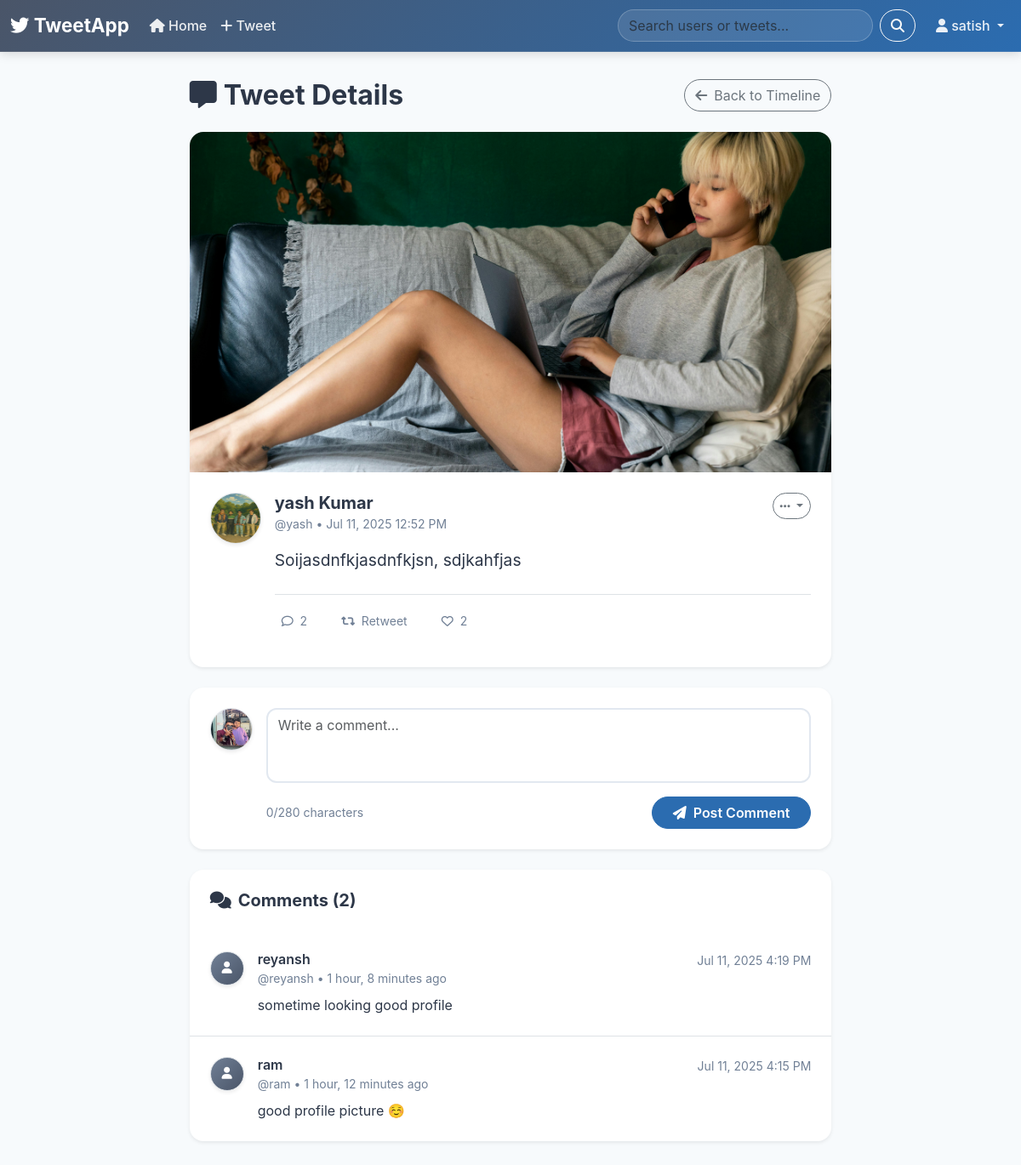
Page /tweet/7/ (signed in) on the committed database.
### tweet/models.py (models this page shows, shortened)
class Tweet(models.Model):
    user = models.ForeignKey(User, on_delete=models.CASCADE)
    text = models.TextField(max_length=240)
    photo = models.ImageField(upload_to='photos/', blank=True, null=True)
    created_at = models.DateTimeField(auto_now_add=True)
    updated_at = models.DateTimeField(auto_now=True)
    @property
    def likes_count(self):
        return self.likes.count()
    @property
    def comments_count(self):
        return self.comments.count()

class UserProfile(models.Model):
    user = models.OneToOneField(User, on_delete=models.CASCADE)
    bio = models.TextField(max_length=500, blank=True)
    location = models.CharField(max_length=30, blank=True)
    birth_date = models.DateField(null=True, blank=True)
    avatar = models.ImageField(upload_to='avatars/', blank=True, null=True)
    website = models.URLField(blank=True)
    followers = models.ManyToManyField(User, related_name='following', blank=True)
    created_at = models.DateTimeField(auto_now_add=True)
    updated_at = models.DateTimeField(auto_now=True)

class Comment(models.Model):
    user = models.ForeignKey(User, on_delete=models.CASCADE)
    tweet = models.ForeignKey(Tweet, on_delete=models.CASCADE, related_name='comments')
    text = models.TextField(max_length=280)
    created_at = models.DateTimeField(auto_now_add=True)
    updated_at = models.DateTimeField(auto_now=True)
    class Meta:
        ordering = ['-created_at']

### tweet/views.py (the view)
# urls.py: path('<int:tweet_id>/', views.tweet_detail, name='tweet_detail'),
def tweet_detail(request, tweet_id):
    tweet = get_object_or_404(Tweet, pk=tweet_id)
    comments = tweet.comments.all()
    if request.method == 'POST' and request.user.is_authenticated:
        comment_form = CommentForm(request.POST)
        if comment_form.is_valid():
            comment = comment_form.save(commit=False)
            comment.user = request.user
            comment.tweet = tweet
            comment.save()
            return redirect('tweet_detail', tweet_id=tweet.id)
    else:
        comment_form = CommentForm() if request.user.is_authenticated else None
    context = {
        'tweet': tweet,
        'comments': comments,
        'comment_form': comment_form,
    }
    return render(request, 'tweet_detail.html', context)

### tweet/templates/tweet_detail.html (shortened to what this page needs)
{% extends "layout.html" %}
{% load tweet_extras %}
{% block content %}
<div class="row">
    <div class="col-md-8 mx-auto">
        <div class="d-flex justify-content-between align-items-center mb-4">
            <h2 class="fw-bold mb-0" style="color: var(--text-primary);">
                <i class="fas fa-comment-alt me-2"></i>Tweet Details
            </h2>
            <a href="{% url 'tweet_list' %}" class="btn btn-outline-secondary rounded-pill">
                <i class="fas fa-arrow-left me-2"></i>Back to Timeline
            </a>
        </div>
        <div class="card mb-4 shadow-sm border-0 rounded-4">
            {% if tweet.photo %}
                <img src="{{ tweet.photo.url }}" class="card-img-top rounded-top-4" alt="Tweet image" style="max-height: 400px; object-fit: cover;">
            {% endif %}
            <div class="card-body p-4">
                <div class="d-flex align-items-start mb-3">
                    <div class="me-3">
                        {% if tweet.user.userprofile.avatar %}
                            <img src="{{ tweet.user.userprofile.avatar.url }}" class="rounded-circle border shadow-sm" width="60" height="60" alt="Avatar">
                        {% else %}
                            <div class="rounded-circle d-flex align-items-center justify-content-center border shadow-sm"
                                 style="width: 60px; height: 60px; background: linear-gradient(135deg, var(--secondary-color) 0%, var(--primary-color) 100%); color: white;">
                                <i class="fas fa-user fa-lg"></i>
                            </div>
                        {% endif %}
                    </div>
                    <div class="flex-grow-1">                            <div class="d-flex justify-content-between align-items-start">
                                <div>
                                    <a href="{% url 'profile_view' tweet.user.username %}" class="text-decoration-none">
                                        <h5 class="card-title mb-0 fw-bold" style="color: var(--text-primary);">
                                            {{ tweet.user.get_full_name|default:tweet.user.username }}
                                        </h5>
                                    </a>
                                    <small class="text-muted">@{{ tweet.user.username }} • {{ tweet.created_at|date:"M d, Y g:i A" }}</small>
                                </div>
                                <div class="d-flex align-items-center">
                                    {% if user == tweet.user %}
                                        <div class="dropdown">
                                            <button class="btn btn-sm btn-outline-secondary dropdown-toggle rounded-pill" type="button" data-bs-toggle="dropdown">
                                                <i class="fas fa-ellipsis-h"></i>
                                            </button>
                                            <ul class="dropdown-menu shadow-sm border-0 rounded-3">
                                                <li><a class="dropdown-item" href="{% url 'tweet_edit' tweet.id %}">
                                                    <i class="fas fa-edit me-2"></i>Edit
                                                </a></li>
                                                <li><a class="dropdown-item text-danger" href="{% url 'tweet_delete' tweet.id %}">
                                                    <i class="fas fa-trash me-2"></i>Delete
                                                </a></li>
                                            </ul>
                                        </div>
                                    {% elif user.is_authenticated %}
                                        <div class="dropdown">
                                            <button class="btn btn-sm btn-outline-secondary dropdown-toggle rounded-pill" type="button" data-bs-toggle="dropdown">
                                                <i class="fas fa-ellipsis-h"></i>
                                            </button>
                                        </div>
                                    {% endif %}
                                </div>
                            </div>
                        <p class="card-text mt-3 mb-4" style="color: var(--text-primary); line-height: 1.6; font-size: 1.2rem;">
                            {{ tweet.text }}
                        </p>
                        <div class="d-flex justify-content-between align-items-center pt-3 border-top">
                            <div class="d-flex gap-4">
                                <span class="btn btn-sm btn-outline-secondary rounded-pill border-0 bg-transparent" style="color: var(--text-muted);">
                                    <i class="far fa-comment me-1"></i>
                                    <span>{{ tweet.comments_count }}</span>
                                </span>
                                <button class="btn btn-sm btn-outline-secondary rounded-pill border-0 bg-transparent" style="color: var(--text-muted);">
                                    <i class="fas fa-retweet me-1"></i>
                                    <span>Retweet</span>
                                </button>
                                {% if user.is_authenticated %}
                                    <button class="btn btn-sm btn-outline-secondary rounded-pill border-0 bg-transparent like-btn"
                                            data-tweet-id="{{ tweet.id }}"
                                            style="color: {% if tweet|is_liked_by:user %}#e91e63{% else %}var(--text-muted){% endif %};">
                                        <i class="{% if tweet|is_liked_by:user %}fas{% else %}far{% endif %} fa-heart me-1"></i>
                                        <span class="like-count">{{ tweet.likes_count }}</span>
                                    </button>
                                {% else %}
                                    <button class="btn btn-sm btn-outline-secondary rounded-pill border-0 bg-transparent" style="color: var(--text-muted);">
                                        <i class="far fa-heart me-1"></i>
                                        <span>{{ tweet.likes_count }}</span>
                                    </button>
                                {% endif %}
                            </div>
                        </div>
                    </div>
                </div>
            </div>
        </div>
        {% if user.is_authenticated %}
            <div class="card mb-4 shadow-sm border-0 rounded-4">
                <div class="card-body p-4">
                    <div class="d-flex align-items-start">
                        <div class="me-3">
                            {% if user.userprofile.avatar %}
                                <img src="{{ user.userprofile.avatar.url }}" class="rounded-circle border shadow-sm" width="50" height="50" alt="Avatar">
                            {% else %}
                                <div class="rounded-circle d-flex align-items-center justify-content-center border shadow-sm"
                                     style="width: 50px; height: 50px; background: linear-gradient(135deg, var(--secondary-color) 0%, var(--primary-color) 100%); color: white;">
                                    <i class="fas fa-user"></i>
                                </div>
                            {% endif %}
                        </div>
                        <div class="flex-grow-1">
                            <form method="post" class="needs-validation" novalidate>
                                <div class="mb-3">
                                    {{ comment_form.text }}
                                </div>
                                <div class="d-flex justify-content-between align-items-center">
                                    <small class="text-muted">
                                        <span id="comment-char-count">0</span>/280 characters
                                    </small>
                                    <button type="submit" class="btn btn-primary rounded-pill fw-semibold px-4">
                                        <i class="fas fa-paper-plane me-2"></i>Post Comment
                                    </button>
                                </div>
                            </form>
                        </div>
                    </div>
                </div>
            </div>
        {% endif %}
        <div class="card shadow-sm border-0 rounded-4">
            <div class="card-header bg-transparent border-0 p-4">
                <h5 class="fw-bold mb-0" style="color: var(--text-primary);">
                    <i class="fas fa-comments me-2"></i>Comments ({{ comments.count }})
                </h5>
            </div>
            <div class="card-body p-0">
                {% for comment in comments %}
                    <div class="p-4 {% if not forloop.last %}border-bottom{% endif %}">
                        <div class="d-flex align-items-start">
                            <div class="me-3">
                                {% if comment.user.userprofile.avatar %}
                                    <img src="{{ comment.user.userprofile.avatar.url }}" class="rounded-circle border shadow-sm" width="40" height="40" alt="Avatar">
                                {% else %}
                                    <div class="rounded-circle d-flex align-items-center justify-content-center border shadow-sm"
                                         style="width: 40px; height: 40px; background: linear-gradient(135deg, var(--secondary-color) 0%, var(--primary-color) 100%); color: white;">
                                        <i class="fas fa-user fa-sm"></i>
                                    </div>
                                {% endif %}
                            </div>
                            <div class="flex-grow-1">
                                <div class="d-flex justify-content-between align-items-start mb-2">
                                    <div>
                                        <a href="{% url 'profile_view' comment.user.username %}" class="text-decoration-none">
                                            <h6 class="fw-semibold mb-0" style="color: var(--text-primary);">
                                                {{ comment.user.get_full_name|default:comment.user.username }}
                                            </h6>
                                        </a>
                                        <small class="text-muted">@{{ comment.user.username }} • {{ comment.created_at|timesince }} ago</small>
                                    </div>
                                    <small class="text-muted">{{ comment.created_at|date:"M d, Y g:i A" }}</small>
                                </div>
                                <p class="mb-0" style="color: var(--text-primary); line-height: 1.5;">
                                    {{ comment.text }}
                                </p>
                            </div>
                        </div>
                    </div>
                {% empty %}
                    <div class="text-center py-5">
                        <i class="fas fa-comment-slash fa-3x text-muted mb-3"></i>
                        <p class="text-muted">No comments yet. Be the first to comment!</p>
                    </div>
                {% endfor %}
            </div>
        </div>
    </div>
</div>
{% endblock %}

### templates/layout.html (shortened to what this page needs)
{% load static %}
<!DOCTYPE html>
<html lang="en">
<head>
    <link href="https://cdn.jsdelivr.net/npm/bootstrap@5.3.7/dist/css/bootstrap.min.css" rel="stylesheet">
    <link href="https://cdnjs.cloudflare.com/ajax/libs/font-awesome/6.4.0/css/all.min.css" rel="stylesheet">
</head>
<body>
    <nav class="navbar navbar-expand-lg">
        <div class="container-fluid">
            <a class="navbar-brand fw-bold" href="{% url 'tweet_list' %}">
                <i class="fab fa-twitter"></i> TweetApp
            </a>
            <div class="collapse navbar-collapse" id="navbarSupportedContent">
                <ul class="navbar-nav me-auto mb-2 mb-lg-0">
                    <li class="nav-item">
                        <a class="nav-link" href="{% url 'tweet_list' %}">
                            <i class="fas fa-home"></i> Home
                        </a>
                    </li>
                    {% if user.is_authenticated %}
                        <li class="nav-item">
                            <a class="nav-link" href="{% url 'tweet_create' %}">
                                <i class="fas fa-plus"></i> Tweet
                            </a>
                        </li>
                    {% endif %}
                </ul>
                <div class="d-flex me-3">
                    <form method="get" action="{% url 'search' %}" class="d-flex">
                        <input type="search" name="q" class="form-control me-2" placeholder="Search users or tweets..." value="{{ request.GET.q }}" style="width: 300px; border-radius: 25px; border: 1px solid rgba(255,255,255,.3); background-color: rgba(255,255,255,.1); color: white;">
                        <button type="submit" class="btn btn-outline-light rounded-pill">
                            <i class="fas fa-search"></i>
                        </button>
                    </form>
                </div>
                <ul class="navbar-nav">
                    {% if user.is_authenticated %}
                        <li class="nav-item dropdown">
                            <a class="nav-link dropdown-toggle" href="#" role="button" data-bs-toggle="dropdown" aria-expanded="false">
                                <i class="fas fa-user"></i> {{ user.username }}
                            </a>
                        </li>
                    {% endif %}
                </ul>
            </div>
        </div>
    </nav>
    <div class="container mt-4 mb-5">
        <div class="px-3 py-2">
            {% block content %}
            {% endblock  %}
        </div>
    </div>
</body>
</html>

### rows in the picture
Tweet: photo (picture), user.userprofile.avatar (picture), user.get_full_name "yash Kumar", user.username "yash", created_at "Jul 11, 2025 12:52 PM", text "Soijasdnfkjasdnfkjsn, sdjkahfjas", comments_count "2", likes_count "2", count "2"
Comment: user.get_full_name "reyansh", user.username "reyansh", created_at "1 hour, 8 minutes", created_at "Jul 11, 2025 4:19 PM", text "sometime looking good profile"
Comment: user.get_full_name "ram", user.username "ram", created_at "1 hour, 12 minutes", created_at "Jul 11, 2025 4:15 PM", text "good profile picture ☺️"

### other values in the picture
{{ user.username }} "satish"
